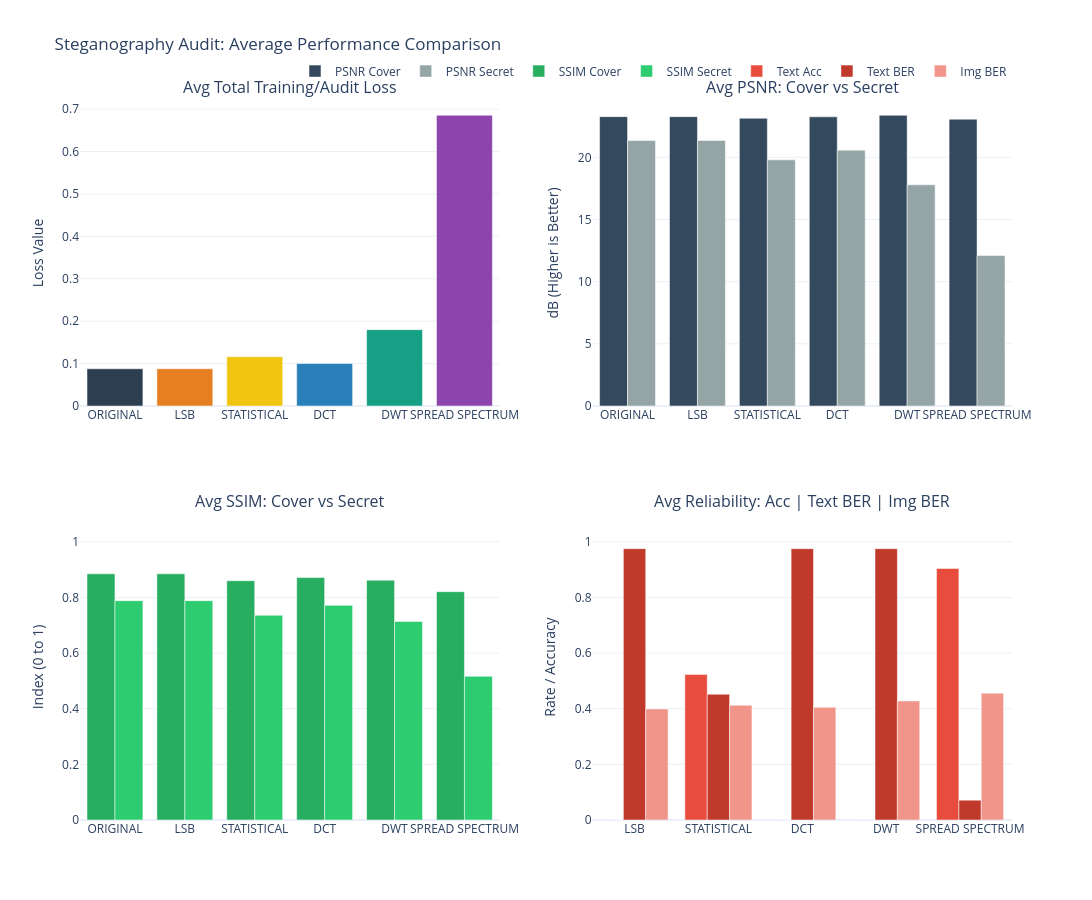
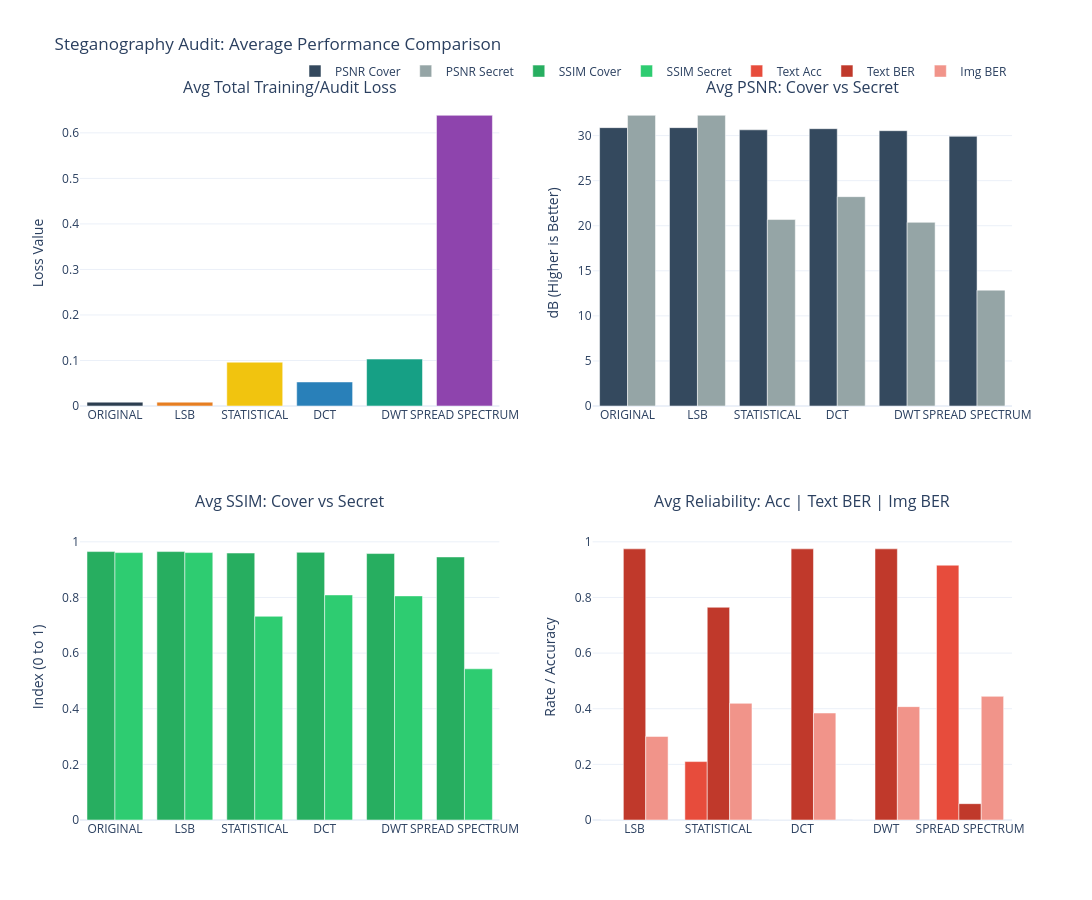
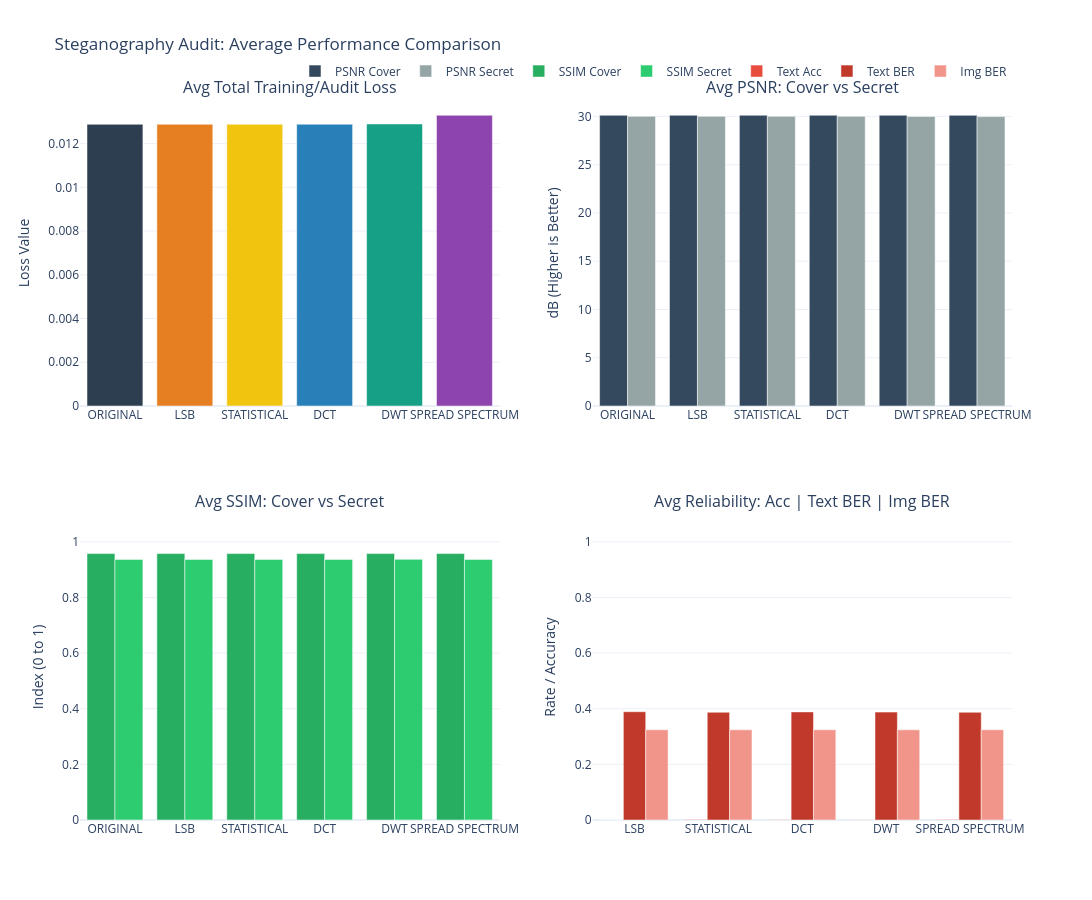
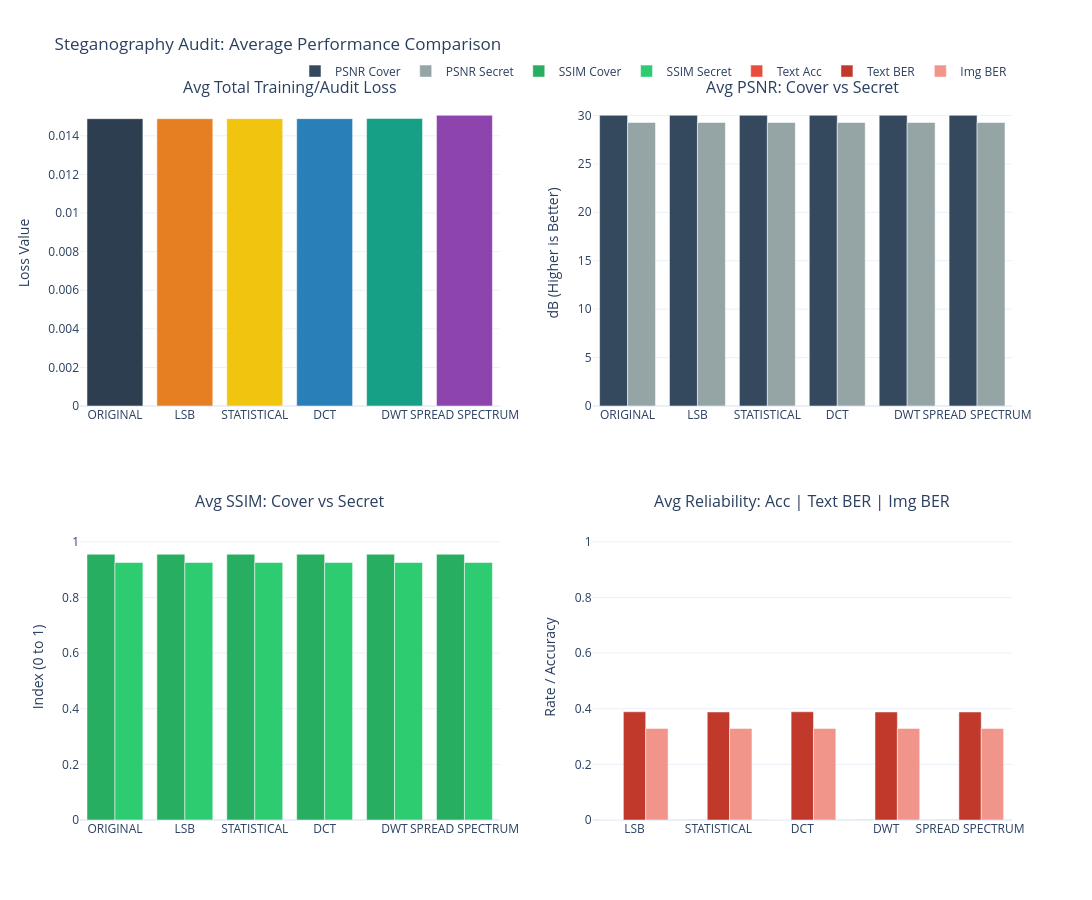

The cell these charts' notebook holds for them, in order:
### Code cell
from tqdm.auto import tqdm


def sanitize_string(s):
    """Replaces unprintable/corrupted characters with a dot (.)"""
    if not isinstance(s, str):
        return ""
    return "".join(c if c in string.printable and c not in ['\n', '\r'] else '.' for c in s)


# reload just to check saved model works, and so this can be run without fit if needed.
for stego_map_ablation_idx, ablation_idx in RUN_PLAN:

    _cfg = ABLATION_CONFIGS[ablation_idx]
    _stego_cfg = STEGO_MAP_ABLATIONS[stego_map_ablation_idx]
    stego_tag = _stego_cfg["tag"]

    stego_map = build_stego_map_from_ablation(_stego_cfg)
    fixed_byte_len, max_safe_word_len, _run_rs = determine_global_limits(
        stego_map, _cfg["RS_BYTES"])

    # Restore the RS config this ablation was trained with
    _abl_rs = _run_rs
    if _abl_rs >= fixed_byte_len - 2:
        _abl_rs = fixed_byte_len // 2
    RS_BYTES = _abl_rs
    rs = RSCodec(RS_BYTES)

    holdout_safe_word_list, holdout_max_char_len = build_safe_word_list(
        word_list, codec, fixed_byte_len)
    if not holdout_safe_word_list:
        raise RuntimeError(
            f"No safe holdout words available for ablation {ablation_idx} with RS_BYTES={RS_BYTES}"
        )

    run_models_dir = os.path.join(models_dir, stego_tag, str(ablation_idx))
    run_data_dir = os.path.join(data_dir, stego_tag, str(ablation_idx))
    os.makedirs(os.path.join(run_data_dir, 'visual_results'), exist_ok=True)
    prep_network, hide_network, reveal_network = load_weights_from_checkpoint(
        run_models_dir
    )

    all_metrics = []

    methods = ['original'] + [k.lower() for k in stego_map.keys()]

    num_samples = len(holdout_dataset)
    print(f"Evaluating {num_samples} samples...")

    sample_dataset = holdout_dataset.take(num_samples)
    pbar = tqdm(enumerate(sample_dataset), total=num_samples,
                desc="Audit Progress", unit="img")

    random_word = random.choice(holdout_safe_word_list) + "\0"
    check_audit_viability(random_word, codec, stego_map)

    for i, (cover_tensor, secret_tensor) in pbar:
        # Prepare single sample
        secret_text = random.choice(holdout_safe_word_list) + "\0"
        sc = to_scale(to_display(cover_tensor))[tf.newaxis, ...]
        original_secret_img = to_display(secret_tensor)

        for method in methods:
            # Dynamic Tool Lookup
            tool = next((v for k, v in stego_map.items()
                        if k.lower() == method), None)

            # --- 1. Embed ---
            pre_nn_text = ""
            revealed_text = ""
            embed_success = True

            if method == 'original' or tool is None:
                new_secret = original_secret_img
            else:
                try:
                    new_secret = tool.embed(
                        original_secret_img, secret_text, codec
                    )
                    try:
                        pre_nn_text = tool.extract(new_secret, codec)
                    except:
                        pre_nn_text = "[Extract Failed]"
                except Exception as e:
                    embed_success = False
                    new_secret = original_secret_img
                    pre_nn_text = "[EMBED FAIL]"

            ss = to_scale(new_secret)[tf.newaxis, ...]

            # --- 2. Inference ---
            p_out = prep_network(ss, training=False)
            h_out = hide_network([sc, p_out], training=False)
            r_out = reveal_network(h_out, training=False)

            h_out = tf.cast(h_out, tf.float32)
            r_out = tf.cast(r_out, tf.float32)

            # --- 3. Extract & Metrics ---

            if method != 'original' and tool is not None:
                if embed_success:
                    try:
                        revealed_text = tool.extract(
                            to_display(r_out[0]), codec)
                    except:
                        revealed_text = "[Extract Failed]"
                else:
                    revealed_text = "[SKIPPED]"

                # Clean and truncate the strings for neat console formatting
                clean_sec = sanitize_string(secret_text.replace('\0', ''))
                clean_pre = sanitize_string(pre_nn_text.replace(
                    '\0', '')) if pre_nn_text else "[EMPTY]"
                clean_rev = sanitize_string(
                    revealed_text.replace('\0', ''))[:15]

                # print(
                #     f"Img {i} | {method:<15} | Sec: '{clean_sec:<12}' | PreNN: '{clean_pre:<15}' | Rev: '{clean_rev:<15}'")

            text_acc = acc_txt(secret_text, revealed_text)
            ber_text = calculate_text_ber(secret_text, revealed_text)
            ber_img = calculate_img_ber(ss, r_out)

            # print(
            #     f"text_acc: {text_acc:.2f}, ber_text: {ber_text:.2f}, ber_img: {ber_img:.2f}")
            # PSNR/SSIM
            p_c = tf.image.psnr(sc, h_out, max_val=1.0).numpy()[0]
            p_s = tf.image.psnr(ss, r_out, max_val=1.0).numpy()[0]
            s_c = tf.image.ssim(sc, h_out, max_val=1.0).numpy()[0]
            s_s = tf.image.ssim(ss, r_out, max_val=1.0).numpy()[0]

            t_loss, c_loss, s_loss = steganography_loss(sc, ss, h_out, r_out)

            # --- 4. Periodic Visual Saving ---
            # Saves every 100th image processed to avoid disk bloat
            if (i + 1) % 100 == 0:
                save_visual_comparison(
                    cover=to_display(sc[0]),
                    secret=to_display(ss[0]),
                    stego=to_display(h_out[0]),
                    reveal=to_display(r_out[0]),
                    method_name=method,
                    index=i,
                    save_dir=os.path.join(run_data_dir, 'visual_results')
                )

            # --- 5. Data Accumulation ---
            all_metrics.append({
                "image_index": i,
                "method": method,
                "total_loss": float(t_loss.numpy()),
                "psnr_c": float(p_c),
                "ssim_c": float(s_c),
                "psnr_s": float(p_s),
                "ssim_s": float(s_s),
                "ber_img": float(ber_img),
                "ber_text": float(ber_text),
                "text_acc": float(text_acc)
            })

        pbar.set_postfix({"img": i, "last_acc": f"{text_acc:.2f}"})

    # save all_metrics to csv here
    df_metrics = pd.DataFrame(all_metrics)
    final_summary_path = os.path.join(run_data_dir, 'evaluation_metrics.csv')
    df_metrics.to_csv(final_summary_path, index=False)
    print(f"Metrics saved to {final_summary_path}")

    # --- 2. Final Averaging ---
    print("\n=== Final Average Evaluation Metrics ===")
    summary = df_metrics.groupby(
        'method')[['total_loss', 'psnr_c', 'psnr_s', 'text_acc', 'ber_img', 'ber_text']].mean()
    print(summary)

    plot_final_summary(all_metrics, os.path.join(
        run_data_dir, 'final_summary_plot.pdf'))

    del prep_network, hide_network, reveal_network
    tf.keras.backend.clear_session()
    gc.collect()

### Figure 1 — Plotly figure (JSON) as saved in the notebook; plotly's stock layout.template omitted (floating-point values rounded to 4 significant figures)
{"data": [{"marker": {"color": ["#2C3E50", "#E67E22", "#F1C40F", "#2980B9", "#16A085", "#8E44AD"]}, "name": "Total Loss", "showlegend": false, "type": "bar", "x": ["ORIGINAL", "LSB", "STATISTICAL", "DCT", "DWT", "SPREAD SPECTRUM"], "xaxis": "x", "y": [0.08777, 0.08777, 0.1162, 0.1001, 0.18, 0.6854], "yaxis": "y"}, {"marker": {"color": "#34495E"}, "name": "PSNR Cover", "type": "bar", "x": ["ORIGINAL", "LSB", "STATISTICAL", "DCT", "DWT", "SPREAD SPECTRUM"], "xaxis": "x2", "y": [23.27, 23.27, 23.14, 23.26, 23.38, 23.07], "yaxis": "y2"}, {"marker": {"color": "#95A5A6"}, "name": "PSNR Secret", "type": "bar", "x": ["ORIGINAL", "LSB", "STATISTICAL", "DCT", "DWT", "SPREAD SPECTRUM"], "xaxis": "x2", "y": [21.35, 21.35, 19.8, 20.57, 17.79, 12.1], "yaxis": "y2"}, {"marker": {"color": "#27AE60"}, "name": "SSIM Cover", "type": "bar", "x": ["ORIGINAL", "LSB", "STATISTICAL", "DCT", "DWT", "SPREAD SPECTRUM"], "xaxis": "x3", "y": [0.885, 0.885, 0.8603, 0.8716, 0.862, 0.8207], "yaxis": "y3"}, {"marker": {"color": "#2ECC71"}, "name": "SSIM Secret", "type": "bar", "x": ["ORIGINAL", "LSB", "STATISTICAL", "DCT", "DWT", "SPREAD SPECTRUM"], "xaxis": "x3", "y": [0.7884, 0.7884, 0.7358, 0.7716, 0.7139, 0.5165], "yaxis": "y3"}, {"marker": {"color": "#E74C3C"}, "name": "Text Acc", "type": "bar", "x": ["LSB", "STATISTICAL", "DCT", "DWT", "SPREAD SPECTRUM"], "xaxis": "x4", "y": [0, 0.5233, 0, 0, 0.904], "yaxis": "y4"}, {"marker": {"color": "#C0392B"}, "name": "Text BER", "type": "bar", "x": ["LSB", "STATISTICAL", "DCT", "DWT", "SPREAD SPECTRUM"], "xaxis": "x4", "y": [0.9754, 0.4521, 0.9754, 0.9754, 0.07144], "yaxis": "y4"}, {"marker": {"color": "#F1948A"}, "name": "Img BER", "type": "bar", "x": ["LSB", "STATISTICAL", "DCT", "DWT", "SPREAD SPECTRUM"], "xaxis": "x4", "y": [0.3991, 0.4125, 0.405, 0.4281, 0.456], "yaxis": "y4"}], "layout": {"annotations": [{"font": {"size": 16}, "showarrow": false, "text": "Avg Total Training/Audit Loss", "x": 0.225, "xanchor": "center", "xref": "paper", "y": 1, "yanchor": "bottom", "yref": "paper"}, {"font": {"size": 16}, "showarrow": false, "text": "Avg PSNR: Cover vs Secret", "x": 0.775, "xanchor": "center", "xref": "paper", "y": 1, "yanchor": "bottom", "yref": "paper"}, {"font": {"size": 16}, "showarrow": false, "text": "Avg SSIM: Cover vs Secret", "x": 0.225, "xanchor": "center", "xref": "paper", "y": 0.425, "yanchor": "bottom", "yref": "paper"}, {"font": {"size": 16}, "showarrow": false, "text": "Avg Reliability: Acc | Text BER | Img BER", "x": 0.775, "xanchor": "center", "xref": "paper", "y": 0.425, "yanchor": "bottom", "yref": "paper"}], "barmode": "group", "height": 900, "legend": {"orientation": "h", "x": 1, "xanchor": "right", "y": 1.02, "yanchor": "bottom"}, "title": {"text": "Steganography Audit: Average Performance Comparison"}, "width": 1200, "xaxis": {"anchor": "y", "domain": [0, 0.45]}, "xaxis2": {"anchor": "y2", "domain": [0.55, 1]}, "xaxis3": {"anchor": "y3", "domain": [0, 0.45]}, "xaxis4": {"anchor": "y4", "domain": [0.55, 1]}, "yaxis": {"anchor": "x", "domain": [0.575, 1], "title": {"text": "Loss Value"}}, "yaxis2": {"anchor": "x2", "domain": [0.575, 1], "title": {"text": "dB (Higher is Better)"}}, "yaxis3": {"anchor": "x3", "domain": [0, 0.425], "range": [0, 1.1], "title": {"text": "Index (0 to 1)"}}, "yaxis4": {"anchor": "x4", "domain": [0, 0.425], "range": [0, 1.1], "title": {"text": "Rate / Accuracy"}}}}

### Figure 2 — Plotly figure (JSON) as saved in the notebook; plotly's stock layout.template omitted (floating-point values rounded to 4 significant figures)
{"data": [{"marker": {"color": ["#2C3E50", "#E67E22", "#F1C40F", "#2980B9", "#16A085", "#8E44AD"]}, "name": "Total Loss", "showlegend": false, "type": "bar", "x": ["ORIGINAL", "LSB", "STATISTICAL", "DCT", "DWT", "SPREAD SPECTRUM"], "xaxis": "x", "y": [0.008457, 0.008448, 0.09624, 0.05281, 0.1031, 0.6386], "yaxis": "y"}, {"marker": {"color": "#34495E"}, "name": "PSNR Cover", "type": "bar", "x": ["ORIGINAL", "LSB", "STATISTICAL", "DCT", "DWT", "SPREAD SPECTRUM"], "xaxis": "x2", "y": [30.88, 30.89, 30.64, 30.77, 30.55, 29.92], "yaxis": "y2"}, {"marker": {"color": "#95A5A6"}, "name": "PSNR Secret", "type": "bar", "x": ["ORIGINAL", "LSB", "STATISTICAL", "DCT", "DWT", "SPREAD SPECTRUM"], "xaxis": "x2", "y": [32.25, 32.25, 20.69, 23.23, 20.38, 12.85], "yaxis": "y2"}, {"marker": {"color": "#27AE60"}, "name": "SSIM Cover", "type": "bar", "x": ["ORIGINAL", "LSB", "STATISTICAL", "DCT", "DWT", "SPREAD SPECTRUM"], "xaxis": "x3", "y": [0.9649, 0.9649, 0.9597, 0.9622, 0.9578, 0.9456], "yaxis": "y3"}, {"marker": {"color": "#2ECC71"}, "name": "SSIM Secret", "type": "bar", "x": ["ORIGINAL", "LSB", "STATISTICAL", "DCT", "DWT", "SPREAD SPECTRUM"], "xaxis": "x3", "y": [0.9613, 0.9613, 0.7322, 0.8091, 0.8057, 0.5435], "yaxis": "y3"}, {"marker": {"color": "#E74C3C"}, "name": "Text Acc", "type": "bar", "x": ["LSB", "STATISTICAL", "DCT", "DWT", "SPREAD SPECTRUM"], "xaxis": "x4", "y": [0, 0.21, 0, 0, 0.916], "yaxis": "y4"}, {"marker": {"color": "#C0392B"}, "name": "Text BER", "type": "bar", "x": ["LSB", "STATISTICAL", "DCT", "DWT", "SPREAD SPECTRUM"], "xaxis": "x4", "y": [0.9747, 0.7647, 0.9747, 0.9747, 0.05869], "yaxis": "y4"}, {"marker": {"color": "#F1948A"}, "name": "Img BER", "type": "bar", "x": ["LSB", "STATISTICAL", "DCT", "DWT", "SPREAD SPECTRUM"], "xaxis": "x4", "y": [0.3004, 0.4194, 0.3846, 0.4075, 0.4445], "yaxis": "y4"}], "layout": {"annotations": [{"font": {"size": 16}, "showarrow": false, "text": "Avg Total Training/Audit Loss", "x": 0.225, "xanchor": "center", "xref": "paper", "y": 1, "yanchor": "bottom", "yref": "paper"}, {"font": {"size": 16}, "showarrow": false, "text": "Avg PSNR: Cover vs Secret", "x": 0.775, "xanchor": "center", "xref": "paper", "y": 1, "yanchor": "bottom", "yref": "paper"}, {"font": {"size": 16}, "showarrow": false, "text": "Avg SSIM: Cover vs Secret", "x": 0.225, "xanchor": "center", "xref": "paper", "y": 0.425, "yanchor": "bottom", "yref": "paper"}, {"font": {"size": 16}, "showarrow": false, "text": "Avg Reliability: Acc | Text BER | Img BER", "x": 0.775, "xanchor": "center", "xref": "paper", "y": 0.425, "yanchor": "bottom", "yref": "paper"}], "barmode": "group", "height": 900, "legend": {"orientation": "h", "x": 1, "xanchor": "right", "y": 1.02, "yanchor": "bottom"}, "title": {"text": "Steganography Audit: Average Performance Comparison"}, "width": 1200, "xaxis": {"anchor": "y", "domain": [0, 0.45]}, "xaxis2": {"anchor": "y2", "domain": [0.55, 1]}, "xaxis3": {"anchor": "y3", "domain": [0, 0.45]}, "xaxis4": {"anchor": "y4", "domain": [0.55, 1]}, "yaxis": {"anchor": "x", "domain": [0.575, 1], "title": {"text": "Loss Value"}}, "yaxis2": {"anchor": "x2", "domain": [0.575, 1], "title": {"text": "dB (Higher is Better)"}}, "yaxis3": {"anchor": "x3", "domain": [0, 0.425], "range": [0, 1.1], "title": {"text": "Index (0 to 1)"}}, "yaxis4": {"anchor": "x4", "domain": [0, 0.425], "range": [0, 1.1], "title": {"text": "Rate / Accuracy"}}}}

### Figure 3 — Plotly figure (JSON) as saved in the notebook; plotly's stock layout.template omitted (floating-point values rounded to 4 significant figures)
{"data": [{"marker": {"color": ["#2C3E50", "#E67E22", "#F1C40F", "#2980B9", "#16A085", "#8E44AD"]}, "name": "Total Loss", "showlegend": false, "type": "bar", "x": ["ORIGINAL", "LSB", "STATISTICAL", "DCT", "DWT", "SPREAD SPECTRUM"], "xaxis": "x", "y": [0.01288, 0.01288, 0.01289, 0.01289, 0.0129, 0.0133], "yaxis": "y"}, {"marker": {"color": "#34495E"}, "name": "PSNR Cover", "type": "bar", "x": ["ORIGINAL", "LSB", "STATISTICAL", "DCT", "DWT", "SPREAD SPECTRUM"], "xaxis": "x2", "y": [30.11, 30.11, 30.11, 30.11, 30.11, 30.11], "yaxis": "y2"}, {"marker": {"color": "#95A5A6"}, "name": "PSNR Secret", "type": "bar", "x": ["ORIGINAL", "LSB", "STATISTICAL", "DCT", "DWT", "SPREAD SPECTRUM"], "xaxis": "x2", "y": [30.01, 30.01, 30.01, 30.01, 30.0, 29.98], "yaxis": "y2"}, {"marker": {"color": "#27AE60"}, "name": "SSIM Cover", "type": "bar", "x": ["ORIGINAL", "LSB", "STATISTICAL", "DCT", "DWT", "SPREAD SPECTRUM"], "xaxis": "x3", "y": [0.9577, 0.9577, 0.9577, 0.9577, 0.9577, 0.9576], "yaxis": "y3"}, {"marker": {"color": "#2ECC71"}, "name": "SSIM Secret", "type": "bar", "x": ["ORIGINAL", "LSB", "STATISTICAL", "DCT", "DWT", "SPREAD SPECTRUM"], "xaxis": "x3", "y": [0.9368, 0.9368, 0.9369, 0.9368, 0.937, 0.9368], "yaxis": "y3"}, {"marker": {"color": "#E74C3C"}, "name": "Text Acc", "type": "bar", "x": ["LSB", "STATISTICAL", "DCT", "DWT", "SPREAD SPECTRUM"], "xaxis": "x4", "y": [0, 0.002, 0.0006667, 0.001333, 0.002], "yaxis": "y4"}, {"marker": {"color": "#C0392B"}, "name": "Text BER", "type": "bar", "x": ["LSB", "STATISTICAL", "DCT", "DWT", "SPREAD SPECTRUM"], "xaxis": "x4", "y": [0.3892, 0.3872, 0.3886, 0.3879, 0.3872], "yaxis": "y4"}, {"marker": {"color": "#F1948A"}, "name": "Img BER", "type": "bar", "x": ["LSB", "STATISTICAL", "DCT", "DWT", "SPREAD SPECTRUM"], "xaxis": "x4", "y": [0.3243, 0.3243, 0.3243, 0.3244, 0.3245], "yaxis": "y4"}], "layout": {"annotations": [{"font": {"size": 16}, "showarrow": false, "text": "Avg Total Training/Audit Loss", "x": 0.225, "xanchor": "center", "xref": "paper", "y": 1, "yanchor": "bottom", "yref": "paper"}, {"font": {"size": 16}, "showarrow": false, "text": "Avg PSNR: Cover vs Secret", "x": 0.775, "xanchor": "center", "xref": "paper", "y": 1, "yanchor": "bottom", "yref": "paper"}, {"font": {"size": 16}, "showarrow": false, "text": "Avg SSIM: Cover vs Secret", "x": 0.225, "xanchor": "center", "xref": "paper", "y": 0.425, "yanchor": "bottom", "yref": "paper"}, {"font": {"size": 16}, "showarrow": false, "text": "Avg Reliability: Acc | Text BER | Img BER", "x": 0.775, "xanchor": "center", "xref": "paper", "y": 0.425, "yanchor": "bottom", "yref": "paper"}], "barmode": "group", "height": 900, "legend": {"orientation": "h", "x": 1, "xanchor": "right", "y": 1.02, "yanchor": "bottom"}, "title": {"text": "Steganography Audit: Average Performance Comparison"}, "width": 1200, "xaxis": {"anchor": "y", "domain": [0, 0.45]}, "xaxis2": {"anchor": "y2", "domain": [0.55, 1]}, "xaxis3": {"anchor": "y3", "domain": [0, 0.45]}, "xaxis4": {"anchor": "y4", "domain": [0.55, 1]}, "yaxis": {"anchor": "x", "domain": [0.575, 1], "title": {"text": "Loss Value"}}, "yaxis2": {"anchor": "x2", "domain": [0.575, 1], "title": {"text": "dB (Higher is Better)"}}, "yaxis3": {"anchor": "x3", "domain": [0, 0.425], "range": [0, 1.1], "title": {"text": "Index (0 to 1)"}}, "yaxis4": {"anchor": "x4", "domain": [0, 0.425], "range": [0, 1.1], "title": {"text": "Rate / Accuracy"}}}}

### Figure 4 — Plotly figure (JSON) as saved in the notebook; plotly's stock layout.template omitted (floating-point values rounded to 4 significant figures)
{"data": [{"marker": {"color": ["#2C3E50", "#E67E22", "#F1C40F", "#2980B9", "#16A085", "#8E44AD"]}, "name": "Total Loss", "showlegend": false, "type": "bar", "x": ["ORIGINAL", "LSB", "STATISTICAL", "DCT", "DWT", "SPREAD SPECTRUM"], "xaxis": "x", "y": [0.01489, 0.01489, 0.01489, 0.01489, 0.0149, 0.01506], "yaxis": "y"}, {"marker": {"color": "#34495E"}, "name": "PSNR Cover", "type": "bar", "x": ["ORIGINAL", "LSB", "STATISTICAL", "DCT", "DWT", "SPREAD SPECTRUM"], "xaxis": "x2", "y": [30.01, 30.01, 30.01, 30.01, 30.01, 30.01], "yaxis": "y2"}, {"marker": {"color": "#95A5A6"}, "name": "PSNR Secret", "type": "bar", "x": ["ORIGINAL", "LSB", "STATISTICAL", "DCT", "DWT", "SPREAD SPECTRUM"], "xaxis": "x2", "y": [29.28, 29.28, 29.28, 29.28, 29.27, 29.27], "yaxis": "y2"}, {"marker": {"color": "#27AE60"}, "name": "SSIM Cover", "type": "bar", "x": ["ORIGINAL", "LSB", "STATISTICAL", "DCT", "DWT", "SPREAD SPECTRUM"], "xaxis": "x3", "y": [0.9554, 0.9554, 0.9554, 0.9554, 0.9554, 0.9554], "yaxis": "y3"}, {"marker": {"color": "#2ECC71"}, "name": "SSIM Secret", "type": "bar", "x": ["ORIGINAL", "LSB", "STATISTICAL", "DCT", "DWT", "SPREAD SPECTRUM"], "xaxis": "x3", "y": [0.9256, 0.9256, 0.9256, 0.9256, 0.9257, 0.9256], "yaxis": "y3"}, {"marker": {"color": "#E74C3C"}, "name": "Text Acc", "type": "bar", "x": ["LSB", "STATISTICAL", "DCT", "DWT", "SPREAD SPECTRUM"], "xaxis": "x4", "y": [0, 0.0006667, 0, 0.0006667, 0.0006667], "yaxis": "y4"}, {"marker": {"color": "#C0392B"}, "name": "Text BER", "type": "bar", "x": ["LSB", "STATISTICAL", "DCT", "DWT", "SPREAD SPECTRUM"], "xaxis": "x4", "y": [0.389, 0.3883, 0.389, 0.3883, 0.3883], "yaxis": "y4"}, {"marker": {"color": "#F1948A"}, "name": "Img BER", "type": "bar", "x": ["LSB", "STATISTICAL", "DCT", "DWT", "SPREAD SPECTRUM"], "xaxis": "x4", "y": [0.3292, 0.3292, 0.3292, 0.3292, 0.3293], "yaxis": "y4"}], "layout": {"annotations": [{"font": {"size": 16}, "showarrow": false, "text": "Avg Total Training/Audit Loss", "x": 0.225, "xanchor": "center", "xref": "paper", "y": 1, "yanchor": "bottom", "yref": "paper"}, {"font": {"size": 16}, "showarrow": false, "text": "Avg PSNR: Cover vs Secret", "x": 0.775, "xanchor": "center", "xref": "paper", "y": 1, "yanchor": "bottom", "yref": "paper"}, {"font": {"size": 16}, "showarrow": false, "text": "Avg SSIM: Cover vs Secret", "x": 0.225, "xanchor": "center", "xref": "paper", "y": 0.425, "yanchor": "bottom", "yref": "paper"}, {"font": {"size": 16}, "showarrow": false, "text": "Avg Reliability: Acc | Text BER | Img BER", "x": 0.775, "xanchor": "center", "xref": "paper", "y": 0.425, "yanchor": "bottom", "yref": "paper"}], "barmode": "group", "height": 900, "legend": {"orientation": "h", "x": 1, "xanchor": "right", "y": 1.02, "yanchor": "bottom"}, "title": {"text": "Steganography Audit: Average Performance Comparison"}, "width": 1200, "xaxis": {"anchor": "y", "domain": [0, 0.45]}, "xaxis2": {"anchor": "y2", "domain": [0.55, 1]}, "xaxis3": {"anchor": "y3", "domain": [0, 0.45]}, "xaxis4": {"anchor": "y4", "domain": [0.55, 1]}, "yaxis": {"anchor": "x", "domain": [0.575, 1], "title": {"text": "Loss Value"}}, "yaxis2": {"anchor": "x2", "domain": [0.575, 1], "title": {"text": "dB (Higher is Better)"}}, "yaxis3": {"anchor": "x3", "domain": [0, 0.425], "range": [0, 1.1], "title": {"text": "Index (0 to 1)"}}, "yaxis4": {"anchor": "x4", "domain": [0, 0.425], "range": [0, 1.1], "title": {"text": "Rate / Accuracy"}}}}
